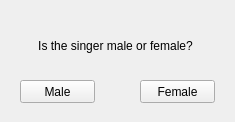
<?xml version="1.0" encoding="UTF-8"?>
<ui version="4.0">
 <class>input_gender_form</class>
 <widget class="QWidget" name="input_gender_form">
  <property name="windowModality">
   <enum>Qt::WindowModal</enum>
  </property>
  <property name="geometry">
   <rect>
    <x>0</x>
    <y>0</y>
    <width>235</width>
    <height>122</height>
   </rect>
  </property>
  <property name="focusPolicy">
   <enum>Qt::StrongFocus</enum>
  </property>
  <property name="windowTitle">
   <string>Gender</string>
  </property>
  <widget class="QLabel" name="label">
   <property name="geometry">
    <rect>
     <x>20</x>
     <y>30</y>
     <width>191</width>
     <height>31</height>
    </rect>
   </property>
   <property name="text">
    <string>Is the singer male or female?</string>
   </property>
   <property name="alignment">
    <set>Qt::AlignCenter</set>
   </property>
  </widget>
  <widget class="QPushButton" name="btn_female">
   <property name="geometry">
    <rect>
     <x>140</x>
     <y>80</y>
     <width>75</width>
     <height>23</height>
    </rect>
   </property>
   <property name="text">
    <string>Female</string>
   </property>
  </widget>
  <widget class="QPushButton" name="btn_male">
   <property name="geometry">
    <rect>
     <x>20</x>
     <y>80</y>
     <width>75</width>
     <height>23</height>
    </rect>
   </property>
   <property name="text">
    <string>Male</string>
   </property>
  </widget>
 </widget>
 <resources/>
 <connections/>
</ui>
